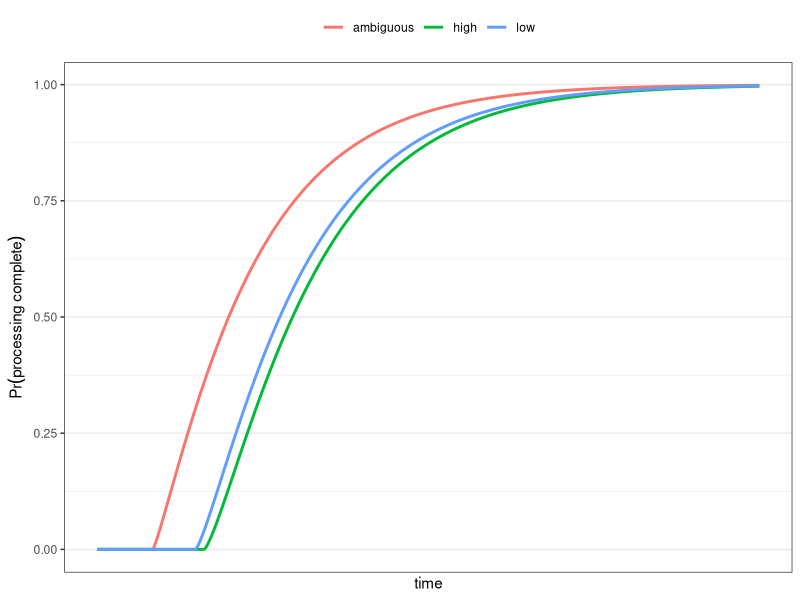
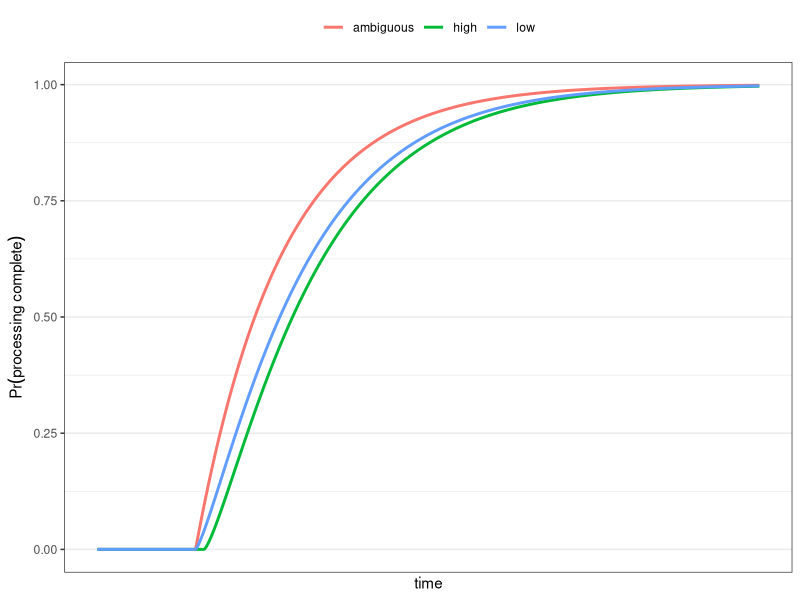
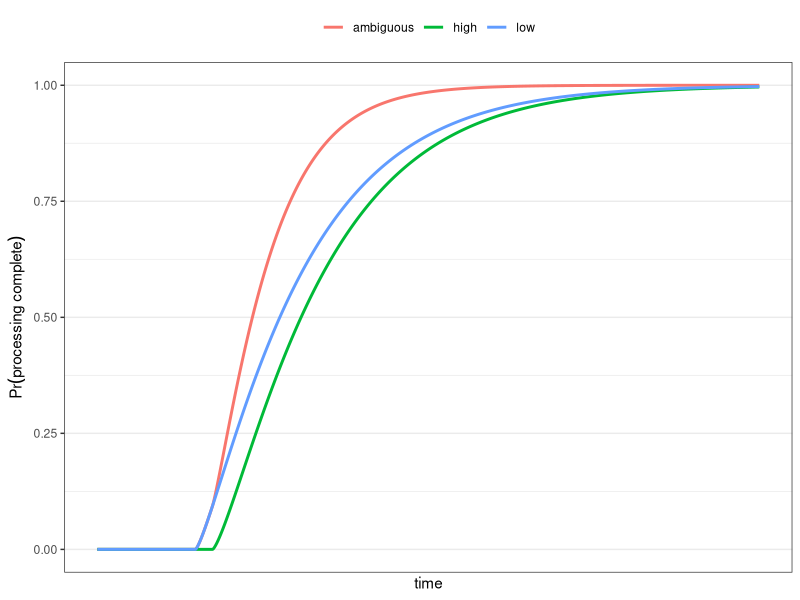
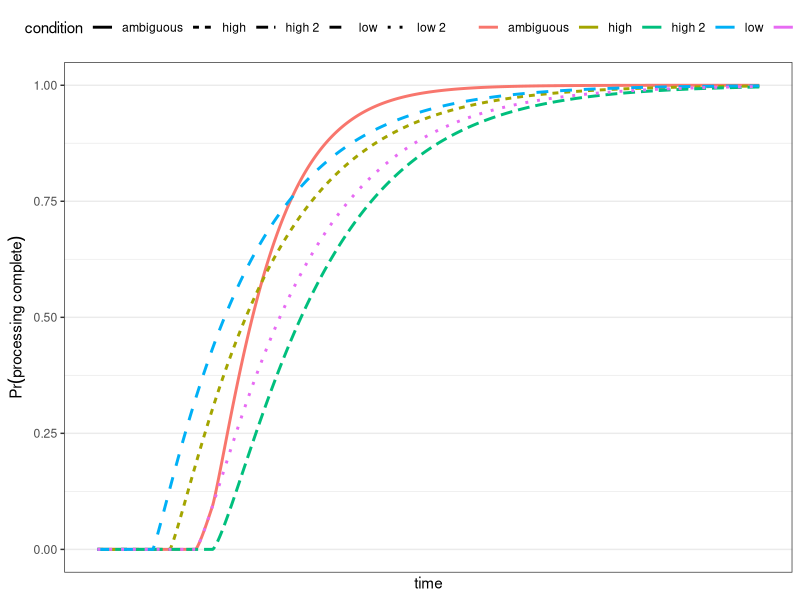
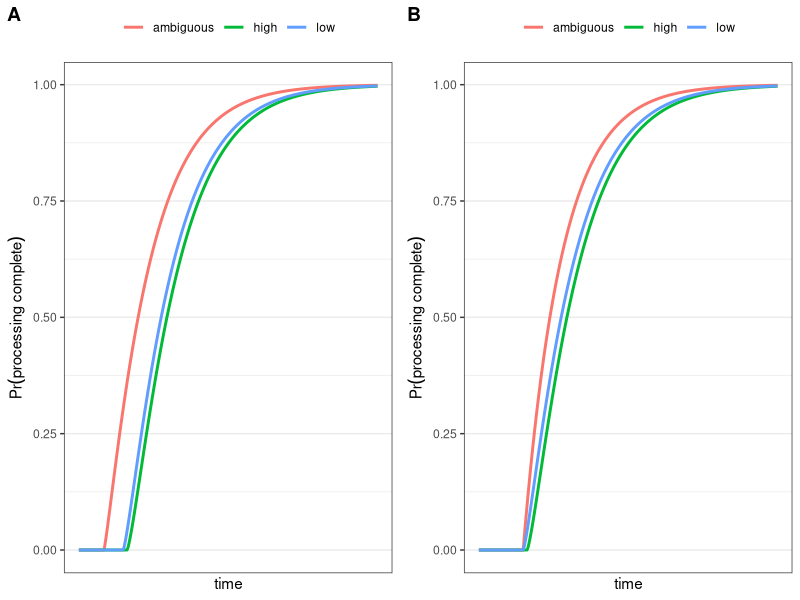

Recreate these plots in R, in order. (Note: this script raises an error after producing the figures.)

library(tidyverse)
library(dplyr)
library(magrittr)
library(ggplot2)
library(ggpubr)

gg_color_hue <- function(n) {
  hues = seq(15, 375, length = n + 1)
  hcl(h = hues, l = 65, c = 100)[1:n]
}

gg_color_hue(3)
# "#F8766D" "#00BA38" "#619CFF"


# Note: Using Gamma distributions:
# According to http://en.wikipedia.org/wiki/Gamma_distribution#Summation, the sum of several gamma distributions with the 
# same scale equals a gamma distribution with the same scale, but the shape parameters are added


time <- seq(325,1100,1)

par_scale = 100

legend_coord = c(.4, .4)
ylab_label = expression(Pr(processing~complete)) #  <= t
xlab_label = "time (ms)"



# Underspecification plot 1

conditions <- list(
  high = list(shift = 450, shape = 1.35),
  low = list(shift = 440, shape = 1.3),
  ambiguous = list(shift = 390, shape = 1.2)
)
cdfs_uspec1 <-
plyr::ldply(conditions, function(par) {
  data.frame(time = time, value = pgamma(time-par$shift, shape = par$shape, scale = par_scale) )
})

(prediction_cdf_uspec1 <-
  cdfs_uspec1 %>%
  ggplot(aes(x=time, y=value, color=.id)) + geom_line(size=1) +
    ylab(ylab_label) + xlab(xlab_label) + 
    theme_bw() + theme(legend.position="top", strip.background =element_rect(fill="white")) + 
    scale_x_continuous(breaks=NULL) + xlab("time") + 
    labs(color = NULL)
)


# Underspecification plot 2

conditions <- list(
  high = list(shift = 450, shape = 1.35),
  low = list(shift = 440, shape = 1.3),
  ambiguous = list(shift = 440, shape = 1)
)
cdfs_uspec2 <-
  plyr::ldply(conditions, function(par) {
    data.frame(time = time, value = pgamma(time-par$shift, shape = par$shape, scale = par_scale) )
  })

(prediction_cdf_uspec2 <-
    cdfs_uspec2 %>%
    ggplot(aes(x=time, y=value, color=.id)) + geom_line(size=1) +
    ylab(ylab_label) + xlab(xlab_label) + 
    theme_bw() + theme(legend.position="top", strip.background =element_rect(fill="white")) + 
    scale_x_continuous(breaks=NULL) + xlab("time") + 
    labs(color = NULL)
)

prediction_cdfs_uspec <- ggarrange(prediction_cdf_uspec1, prediction_cdf_uspec2, labels = c("A", "B"))



# SMCM plot
conditions <- list(
  high = list(shift = 460, shape = 1.35),
  low = list(shift = 440, shape = 1.3)
)

cdf_smcm_low <- with(conditions$low, data.frame(time = time, value = pgamma(time-shift, shape = shape, scale = par_scale), condition = "low" ))
cdf_smcm_high <- with(conditions$high, data.frame(time = time, value = pgamma(time-shift, shape = shape, scale = par_scale), condition = "high" ))
cdf_smcm_ambiguous <- data.frame(time = time, value = 1- (1-cdf_smcm_low$value) * (1-cdf_smcm_high$value), condition = "ambiguous" )
cdfs_smcm <- cdf_smcm_low %>% rbind(cdf_smcm_high) %>% rbind(cdf_smcm_ambiguous) 

(prediction_cdf_smcm <-
    cdfs_smcm %>%
    ggplot(aes(x=time, y=value, color=condition)) + geom_line(size=1) +
    ylab(ylab_label) + xlab(xlab_label) + 
    theme_bw() + theme(legend.position="top", strip.background =element_rect(fill="white")) + 
    scale_x_continuous(breaks=NULL) + xlab("time") + 
    labs(color = NULL)
)



# Limited-capacity race plot
conditions <- list(
  high = list(shift = 410, shape = 1.2),
  low = list(shift = 390, shape = 1.15)
)

cdf_lcrace_low2 <- with(conditions$low, data.frame(time = time, value = pgamma(time-shift, shape = shape, scale = par_scale), condition = "low"))
cdf_lcrace_high2 <- with(conditions$high, data.frame(time = time, value = pgamma(time-shift, shape = shape, scale = par_scale), condition = "high"))
cdfs_lcrace <- cdfs_smcm
cdfs_lcrace$condition %<>% dplyr::recode("low"="low 2", "high"="high 2")
cdfs_lcrace %<>% rbind(cdf_lcrace_low2) %>% rbind(cdf_lcrace_high2) 

(prediction_cdf_lcrace <-
    cdfs_lcrace %>%
    ggplot(aes(x=time, y=value, color=condition, linetype = condition
               )) + geom_line(size=1) +
    ylab(ylab_label) + xlab(xlab_label) + 
    theme_bw() + theme(legend.position="top", strip.background =element_rect(fill="white")) + 
    scale_x_continuous(breaks=NULL) + xlab("time") + 
    labs(color = NULL)
)

prediction_cdf_lcrace <-
prediction_cdf_lcrace +
  scale_color_manual(name = NULL,
                     breaks = c("ambiguous", "high", "low", "high 2", "low 2"),
                     values = c("#F8766D", "#00BA38", "#619CFF", "#00BA38", "#619CFF"),
                     labels = c("ambiguous", "high", "low", "latent high", "latent low") ) +
  scale_linetype_manual(name = NULL,
                        breaks = c("ambiguous", "high", "low", "high 2", "low 2"),
                     values = c("solid", "solid", "solid", "dotted", "dotted"),
                     labels = c("ambiguous", "high", "low", "latent high", "latent low") ) 



# path_illustration_prediction_cdf_uspec = "../figures/illustrationPredictionUspec.pdf"
# path_illustration_prediction_cdf_smcm = "../figures/illustrationPredictionSMCM.pdf"
# path_illustration_prediction_cdf_lcrace = "../figures/illustrationPredictionLCRace.pdf"


z = .8
ggsave(prediction_cdfs_uspec, file = path_illustration_prediction_cdf_uspec, height = z*3.5, width = z*7.26, device = cairo_pdf)
ggsave(prediction_cdf_smcm, file = path_illustration_prediction_cdf_smcm, height = z*3.5, width = z*7.26, device = cairo_pdf)
ggsave(prediction_cdf_lcrace, file = path_illustration_prediction_cdf_lcrace, height = z*3.5, width = z*7.26, device = cairo_pdf)


